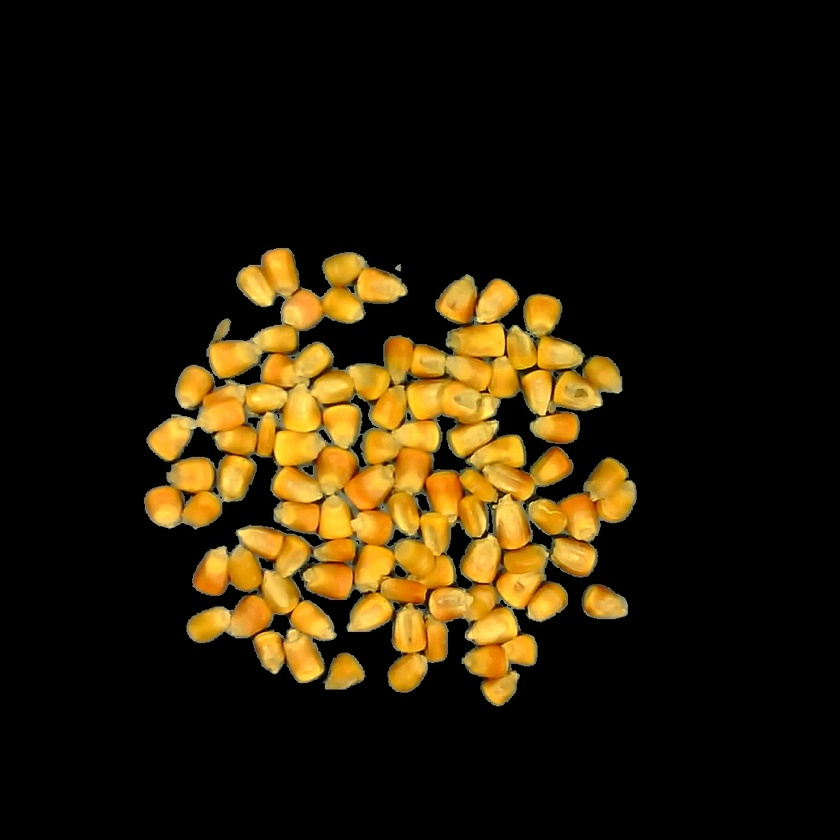
#> input picture dataset/rgb/a10_100_13.jpg, 840 x 840 px, shrunk from 1050 x 1050 before the run; its folder holds only this picture in this run
$ python -i functions.py   (imports and definitions only)
#> lines starting #> are read from the running program, lines starting #| are printed output that depends on the picture
import os
import cv2
import numpy as np
import pandas as pd
import random
import seaborn as sns
from sklearn.metrics import confusion_matrix, classification_report, ConfusionMatrixDisplay, accuracy_score
import matplotlib.pyplot as plt


# [16 lines left out: functions remove_background_hsv, crop_image, not called in this run]

def convert_images(bgr_img, flag_remove_background = False):

    hsv_img = cv2.cvtColor(bgr_img, cv2.COLOR_BGR2HSV)

    if flag_remove_background:
        hsv_img = remove_background_hsv(hsv_img)
        bgr_img = cv2.cvtColor(hsv_img, cv2.COLOR_HSV2BGR)

    gray = cv2.cvtColor(bgr_img, cv2.COLOR_BGR2GRAY)

    return bgr_img, hsv_img, gray

def read_all_images_filenames(path):
    image_filenames = [filename for filename in os.listdir(path) if filename.endswith('.jpg')]
    return image_filenames

# [53 lines left out: functions divide_dataset, create_dataframes, normalize_dataset, not called in this run]

def summarize_train_data(df_train, groupby_cols=['grain_quantity', 'defect_percentage'], summary_col='normalized_ratio_80to255_by_1to80'):
    return df_train.groupby(groupby_cols)[summary_col].describe()[['mean', 'std']].reset_index()

# Define a function to calculate the average number of pixels with values between 1 and 255 per grain
# [7 lines left out: function calculate_avg_pixels_per_grain, not called in this run]

def calculate_number_of_grains(npixels, grain_avg):
    return int(npixels / grain_avg)

# [119 lines left out: functions estimate_number_of_grains, estimate_defect_percentage, check_quality, generate_confusion_matrix_and_classification_metrics, export_classification_report_latex_style, export_confusion_matrix_as_image and 2 more, not called in this run]

>>> import cv2
>>> picture = cv2.imread('../../dataset/rgb/a10_100_13.jpg')
#> picture is the input picture: shape (840, 840, 3); mean B, G, R 8.4, 28.3, 38.5
>>> result = convert_images(picture)
#> in convert_images, `hsv_img = cv2.cvtColor(bgr_img, cv2.COLOR_BGR2HSV)`: hsv_img: shape (840, 840, 3); mean H, S, V 6.8, 46.9, 38.6
#> in convert_images, `gray = cv2.cvtColor(bgr_img, cv2.COLOR_BGR2GRAY)`:
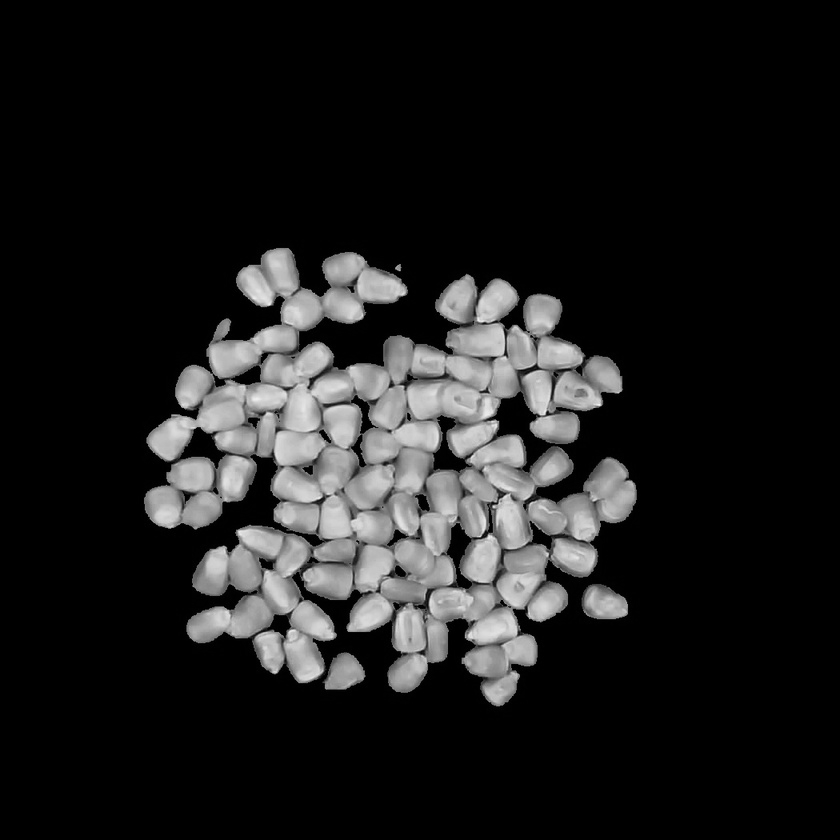
#> gray: shape (840, 840); min 0, max 246, mean 29.1

$ run again, on dataset/rgb/a10_50_3.jpg
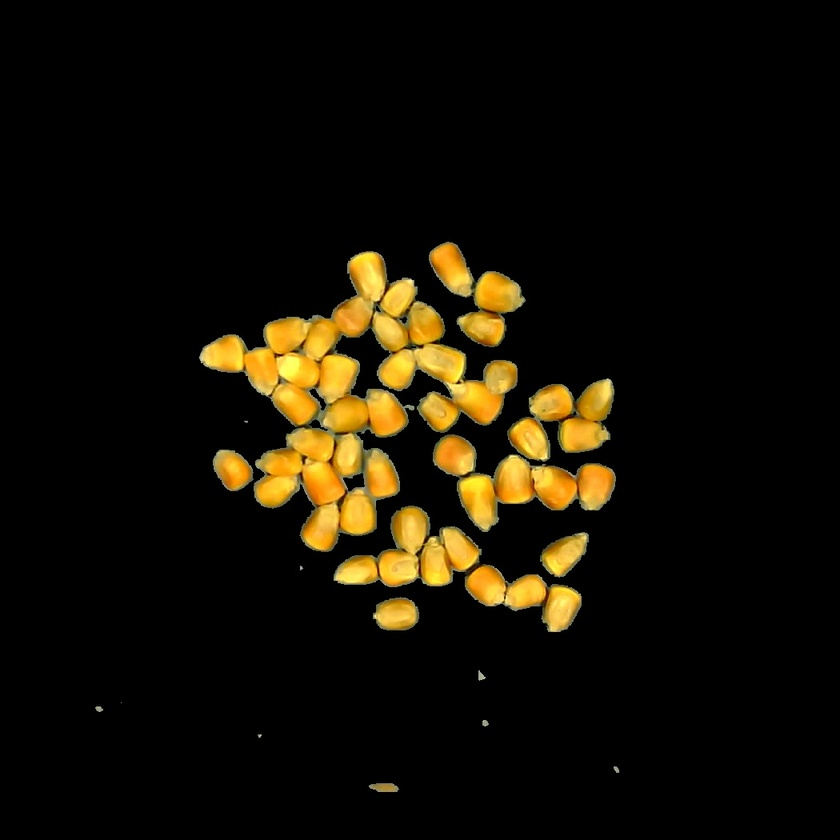
#> input picture dataset/rgb/a10_50_3.jpg, 840 x 840 px, shrunk from 1050 x 1050 before the run
#> picture is the input picture: shape (840, 840, 3); mean B, G, R 4.9, 16.1, 20.9
#> hsv_img: shape (840, 840, 3); mean H, S, V 5.4, 29.4, 21
#> in convert_images, `gray = cv2.cvtColor(bgr_img, cv2.COLOR_BGR2GRAY)`:
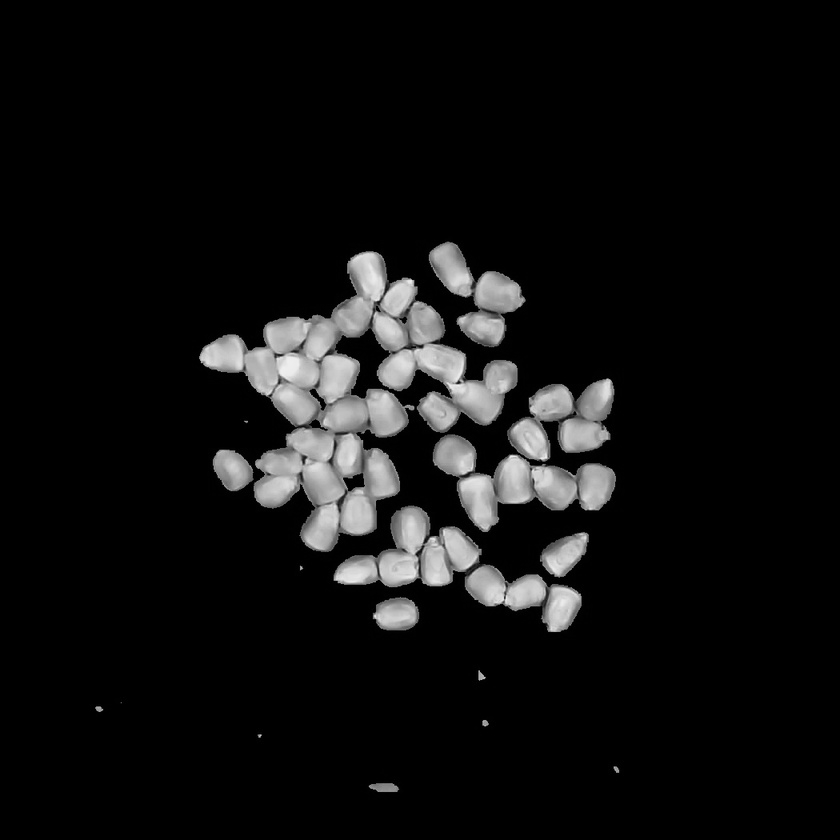
#> gray: shape (840, 840); min 0, max 240, mean 16.3

$ run again, on dataset/rgb/a10_60_11.jpg
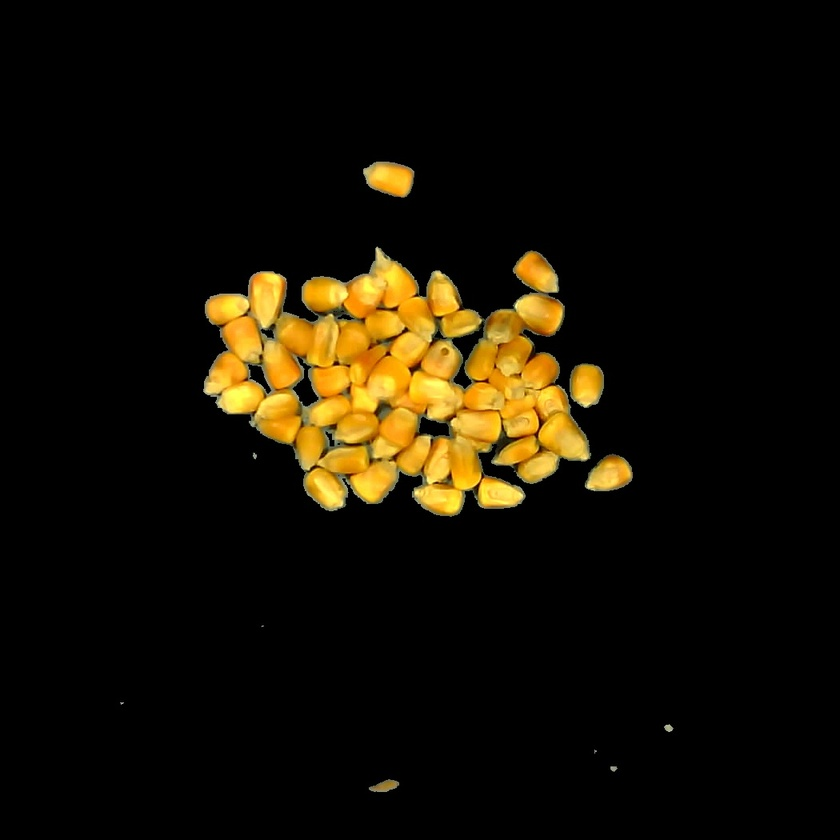
#> input picture dataset/rgb/a10_60_11.jpg, 840 x 840 px, shrunk from 1050 x 1050 before the run
#> picture is the input picture: shape (840, 840, 3); mean B, G, R 4.2, 16, 21.3
#> hsv_img: shape (840, 840, 3); mean H, S, V 3.9, 26, 21.3
#> in convert_images, `gray = cv2.cvtColor(bgr_img, cv2.COLOR_BGR2GRAY)`:
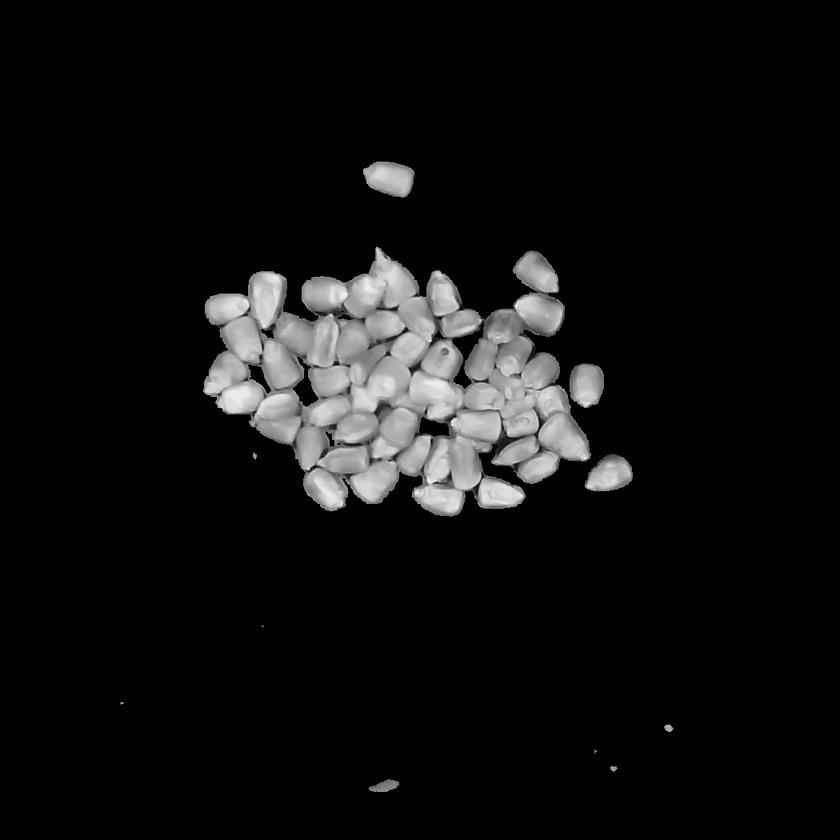
#> gray: shape (840, 840); min 0, max 242, mean 16.2
